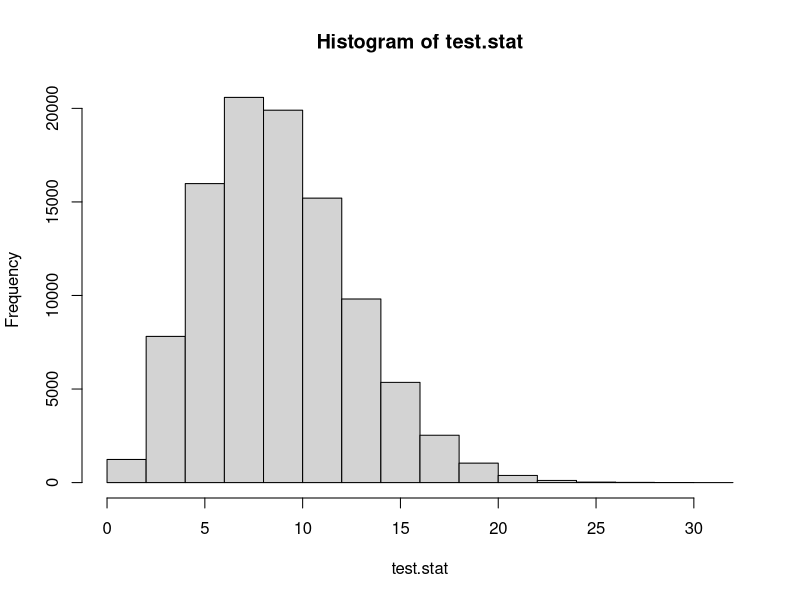
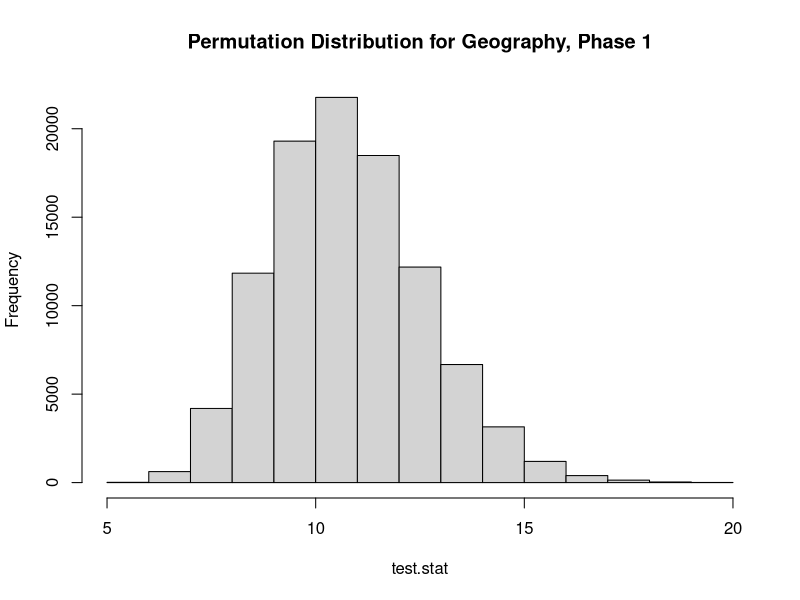
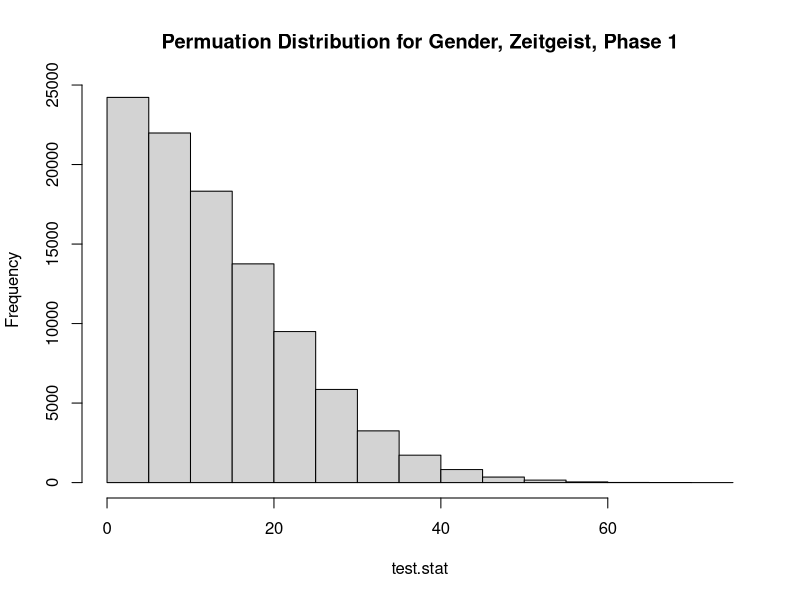
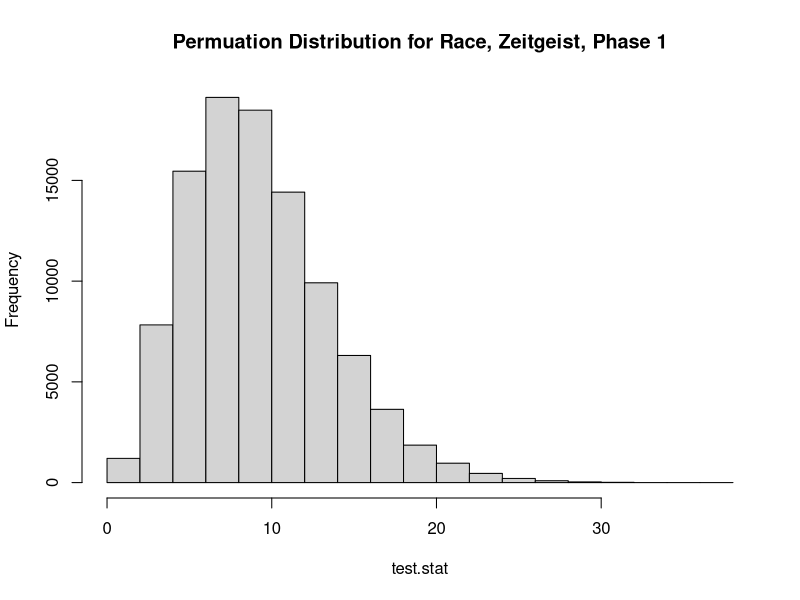

Write R code to recreate these figures, in order. (Note: a time limit stopped this script after it produced the figures.)
## ---- chunk 1
knitr::opts_chunk$set(echo = TRUE, warning = FALSE, message = FALSE)
## ---- chunk 2
# Set seed so experiments can be replicated
set.seed(31)

#########################################################
# CLASS
#########################################################
# Extra row ommitted, 4 "prefer not to answer"
Class.Z <- c(2022, 2022.5, 2023, 2023.5, 2024, 2024.5, 2025, 2025.5, 0)
vals.Z <- c(180, 80, 190, 79, 242, 73, 236, 50, 4)
Class.M <- c(2022,2023,2024,2025)
# Rounded data based on proportions from fall 2021
vals.M <- c(600,690,727,638)
Class.Data.Z <- data.frame(Class = Class.Z,
                         Zeitgeist = vals.Z)
# We assume that the administration combined feb and reg classes
vals.Z2 <- c(180+80, 190+79, 242+73, 236+50)
Class.Data.Raw <- data.frame(Class = Class.M,
                             Zeitgeist = vals.Z2,
                             Middlebury = vals.M)


#########################################################
# GEOGRAPHY
#########################################################
Geography <- c("New England", "Mideast", "Southeast", "Great Lakes", "Plains", 
               "Southwest", "Rocky Mountain", "Far West", 
               "Inernational/Outside the U.S.", "I prefer not to answer")
vals.Z <- c(340, 272, 101, 63, 43, 33, 39, 136, 103, 4)
vals.M <- c(698, 604, 203, 164, 70, 78, 77, 301, 0, 143)
Geography.Data.Raw <- data.frame(Geographic.Location = Geography,
                                 Zeitgeist = vals.Z,
                                 Middlebury = vals.M)


#########################################################
# GENDER
#########################################################
Gender <- c("Cisgender Female", "Cisgender Male", "Non-Binary", 
            "I prefer not to answer", "Transgender Male", "Transgender Female",
            "These options don't define me")
vals.Z <- c(652, 401, 63, 10, 13, 5, 21)
# The data from Middlebury only has binary options for "Women" and "Men"
vals.M <- c(1416, 1240, 0, 0, 0, 0, 0)
Gender.Data.Raw <- data.frame(Gender = Gender,
                              Zeitgeist = vals.Z,
                              Middlebury = vals.M)


#########################################################
# RACE
#########################################################
# This data is tricky, because students had the option to check
# all boxes that applied
Race <- c("White", "Asian", "Hispanic or Latino Origin", 
          "Black or African American", "Middle Eastern or North African", 
          "I prefer not to answer", "American Indian or Alaskan Native",
          "Native Hawaiian or other Pacific Islander", "International", 
          "Two or more races", "Race and/or ethnicity unknown")
vals.Z <- c(911, 173, 96, 57, 17, 13, 8, 5, 0, 0, 0)
# "Middle Eastern or North African" and "I prefer not to answer" are not 
# categories in Middlebury's data
# "International", "Two or more races", and "Race and/or ethnicity unknown" 
# are additional categories in Middlebury data
vals.M <- c(1556, 199, 287, 125, 0, 0, 3, 0, 308, 157, 19)
Race.Data.Raw <- data.frame(Race = Race,
                        Zeitgeist = vals.Z,
                        Middlebury = vals.M)


#########################################################
# MAJORS
#########################################################
Majors.Z <- c("Undeclared", "Environmental Studies", "Economics", 
              "Political Science", "Neuroscience", "Computer Science", 
              "English & American Literatures", "Psychology", 
              "International & Global Studies", 
              "Molecular Biology & Biochemistry", "Biology", "Mathematics",
              "International Politics & Economics", "History", 
              "History of Art & Architecture", "Film & Media Culture",
              "Geography", "Anthropology", "Physics", "Spanish", "Chemistry",
              "Sociology", "Theatre", "Education Studies", "Music",
              "Philosophy", "Chinese", "Geology", "Biochemistry",
              "Independent Scholar", "Studio Art", "I prefer not to answer",
              "Arabic", "Gender, Sexuality, & Feminist Studies", "German",
              "Classics", "Japanese Studies", "Dance", "Russian", "French",
              "Religion", "American Studies", "Comparative Literature",
              "Literary Studies", "Black Studies",
              "History-Science, Medicine, and Technology", "Italian")
vals.Z <- c(162, 125, 113, 70, 68, 88, 60, 58, 50, 38, 35, 48, 44, 35, 33, 
            30, 25, 24, 25, 23, 22, 24, 17, 17, 15, 14, 13, 11, 10, 10, 7, 12, 
            12, 12, 12, 6, 5, 5, 5, 4, 4, 3, 3, 3, 2, 0, 0)
Major.Data.Z <- data.frame(Major = Majors.Z,
                           Zeitgeist = vals.Z)
Majors.M <- c("Dance","Film & Media Culture","Music",
              "Studio Art","Theatre","Classics","History",
              "History-Science, Medicine, and Technology",
              "Philosophy","Religion", "American Studies","Black Studies",
              "Environmental Studies","Gender, Sexuality, & Feminist Studies",
              "Independent Scholar",
              "International Politics & Economics",
              "International & Global Studies","Neuroscience","Arabic",
              "Chinese",
              "French","German","Italian",
              "Japanese Studies","Russian","Spanish","Comparative Literature",
              "English & American Literatures",
              "Literary Studies","Biochemistry","Biology",  
              "Chemistry","Computer Science","Geology","Mathematics",
              "Molecular Biology & Biochemistry","Physics","Economics",
              "Education Studies","Geography",
              "Political Science","Psychology","Anthropology","Sociology",
              "Undeclared", "I prefer not to answer", 
              "History of Art & Architecture")

vals.M <- c(5,43,19,15,21,9,55,0,24,11,8,3,166,13,6,80,75,152,9,
                20,7,8,3,14,7,21,5,93,7,20,86,29,158,29,68,80,46,298,13,34,
                99,118,41,30,923,0,61)
                
Major.Data.M <- data.frame(Major = Majors.M,
                           Middlebury = vals.M)
Major.Data.Raw <- merge(Major.Data.M, Major.Data.Z, all = TRUE)
## ---- chunk 3
library(tidyverse)
library(dplyr)

Class.Data.Phase1 <- Class.Data.Raw

Geography.Data.Phase1 <- Geography.Data.Raw

Gender.Data.Phase1 <- Gender.Data.Raw %>%
  filter(Gender == c("Cisgender Female", "Cisgender Male"))

# For some reason, the filter wasn't filtering the 
# "American Indian or Alaskan Native" category, so I did it manually...
Race.Data.Phase1 <- Race.Data.Raw %>%
  filter(Race == c("White", "Asian", "Hispanic or Latino Origin", 
                   "Black or African American"))
Race.Data.Phase1 <- rbind(Race.Data.Phase1, Race.Data.Raw[7,])

Major.Data.Phase1 <- Major.Data.Raw

# Adjust p-value for multiple tests
alpha <- 0.05
k <- 5 # 5 tests
alpha.star <- 1 - (1-alpha)^(1/k)
## ---- chunk 4
# Number of times that we will simulate samples for our sampling distribution 
N <- 100000
# The population of graduation years provided by the administration
Population <- c(rep("2022", 600), rep("2023", 690),
                rep("2024", 727), rep("2025",638))
pop.size <- length(Population)
# Expected proportions
eprop22 <- 600/pop.size
eprop23 <- 690/pop.size
eprop24 <- 727/pop.size
eprop25 <- 638/pop.size
samp.size <- sum(Class.Data.Phase1$Zeitgeist)
# Expected values for sample of our size
epop22 <- eprop22*samp.size
epop23 <- eprop23*samp.size
epop24 <- eprop24*samp.size
epop25 <- eprop25*samp.size
expected.values <- c(epop22, epop23, epop24, epop25)
# test statistic is MAE
actual.test.stat <- (1/4)*sum(abs(Class.Data.Phase1$Zeitgeist - expected.values))
test.stat <- NULL
# Simulating our sampling distribution
for(i in 1:N){
  # Taking a sample from our population
  samp <- sample(Population, samp.size, replace = FALSE)
  
  samp22 <- sum(samp == "2022")
  samp23 <- sum(samp == "2023")
  samp24 <- sum(samp == "2024")
  samp25 <- sum(samp == "2025")
  
  actual.samp.values <- c(samp22,samp23,samp24,samp25)
  
  # Storing the test statistic for each simulated sample
  test.stat[i] <- (1/4)*sum(abs(actual.samp.values - expected.values))
}
hist(test.stat)
# p-value: probability of finding something more extreme than actual.test.stat
p.value.class <- mean(test.stat >= actual.test.stat)
print(paste0("Alpha-Star: ", alpha.star))
print(paste0("P-Value: ", p.value.class))
## ---- chunk 5
# The population of regions as given by the administration data
Population <- c(rep("New England", 698), rep("Mideast", 604),
                rep("Southeast", 203), rep("Great Lakes",164),
                rep("Plains", 70), rep("Southwest", 78),
                rep("Rocky Mountain",77), rep("Far West", 301))
pop.size <- length(Population)
# Expected proportions
epropNE <- 698/pop.size
epropME <- 604/pop.size
epropSE <- 101/pop.size
epropGL <- 164/pop.size
epropP <- 70/pop.size
epropSW <- 78/pop.size
epropRM <- 77/pop.size
epropFW <- 301/pop.size
samp.size <- sum(Geography.Data.Phase1$Zeitgeist[1:8])
# Expected values in a sample our size
epopNE <- epropNE*samp.size
epopME <- epropME*samp.size
epopSE <- epropSE*samp.size
epopGL <- epropGL*samp.size
epopP <- epropP*samp.size
epopSW <- epropSW*samp.size
epopRM <- epropRM*samp.size
epopFW <- epropFW*samp.size
expected.values <- c(epopNE, epopME, epopSE, epopGL,
                     epopP, epopSW, epopRM, epopFW)
#Don't want last two responses ("International" & "I prefer not to answer")
actual.test.stat <- (1/8)*sum(abs(Geography.Data.Raw$Zeitgeist[1:8] - expected.values))
test.stat <- NULL
# Simulating our sampling distribution
for(i in 1:N){
  samp <- sample(Population, samp.size, replace = FALSE)
  
  sampNE <- sum(samp == "New England")
  sampME <- sum(samp == "Mideast")
  sampSE <- sum(samp == "Southeast")
  sampGL <- sum(samp == "Great Lakes")
  sampP <- sum(samp == "Plains")
  sampSW <- sum(samp == "Southwest")
  sampRM <- sum(samp == "Rocky Mountain")
  sampFW <- sum(samp == "Far West")
  
  actual.samp.values <- c(sampNE, sampME, sampSE, sampGL,
                          sampP, sampSW, sampRM, sampFW)
  
  # Computing the test stat for our sample
  test.stat[i] <- (1/8)*sum(abs(actual.samp.values - expected.values))
}
hist(test.stat, main = "Permutation Distribution for Geography, Phase 1")
# p-value: the probability of observing something rarer than actual.test.stat
p.value.geography <- mean(test.stat >= actual.test.stat)
print(paste0("Alpha-Star: ", alpha.star))
print(paste0("P-Value: ", p.value.geography))
## ---- chunk 6
n <- sum(Gender.Data.Phase1$Zeitgeist)

# Expected number of cisgender females in Zeitgeist sample
expected.prob.f <- (Gender.Data.Phase1$Middlebury[1] /
                    sum(Gender.Data.Phase1$Middlebury))
expected.count.f <- expected.prob.f * n
# Expected number of cisgender males in Zeitgeist sample
expected.prob.m <- (Gender.Data.Phase1$Middlebury[2] /
                    sum(Gender.Data.Phase1$Middlebury))
expected.count.m <- expected.prob.m * n

# Test stat
real.test.stat <- mean(
  c(abs(Gender.Data.Phase1$Zeitgeist[1] - expected.count.f),
    abs(Gender.Data.Phase1$Zeitgeist[2] - expected.count.m)))

test.stat <- NULL
k <- 100000
for (i in c(1:k)) {
  random.data <- sample(c("Cisgender Female", "Cisgender Male"),
                        size = n,
                        replace = TRUE,
                        prob = c(expected.prob.f,expected.prob.m))
  counts <- table(random.data)
  test.stat[i] <- mean(c(abs(counts[["Cisgender Female"]] - expected.count.f), 
                         abs(counts[["Cisgender Male"]] - expected.count.m)))
}
hist(test.stat, main = "Permuation Distribution for Gender, Zeitgeist, Phase 1")
p.value.gender <- sum(real.test.stat < test.stat) / k
print(paste0("Alpha-Star: ", alpha.star))
print(paste0("P-Value: ", p.value.gender))
## ---- chunk 7
# Total Zeitgeist Responses
n <- sum(Race.Data.Phase1$Zeitgeist)

# Expected number of White in Zeitgeist sample
expected.prob.w <- Race.Data.Phase1$Middlebury[1] /
                   sum(Race.Data.Phase1$Middlebury)
expected.count.w <- expected.prob.w * sum(Race.Data.Phase1$Zeitgeist)

# Expected number of Asian in Zeitgeist sample
expected.prob.a <- Race.Data.Phase1$Middlebury[2] /
                   sum(Race.Data.Phase1$Middlebury)
expected.count.a <- expected.prob.a * sum(Race.Data.Phase1$Zeitgeist)

# Expected number of Hispanic or Latino Origin
expected.prob.h <- Race.Data.Phase1$Middlebury[3] /
                   sum(Race.Data.Phase1$Middlebury)
expected.count.h <- expected.prob.h * sum(Race.Data.Phase1$Zeitgeist)

# Expected number of Black or African American
expected.prob.b <- Race.Data.Phase1$Middlebury[4] /
                   sum(Race.Data.Phase1$Middlebury)
expected.count.b <- expected.prob.b * sum(Race.Data.Phase1$Zeitgeist)

# Expected number of American Indian or Alaskan Native
expected.prob.i <- Race.Data.Phase1$Middlebury[5] /
                   sum(Race.Data.Phase1$Middlebury)
expected.count.i <- expected.prob.i * sum(Race.Data.Phase1$Zeitgeist)

# Test stat
real.test.stat = mean(
  c(abs(Race.Data.Phase1$Zeitgeist[1] - expected.count.w),
    abs(Race.Data.Phase1$Zeitgeist[2] - expected.count.a),
    abs(Race.Data.Phase1$Zeitgeist[3] - expected.count.h),
    abs(Race.Data.Phase1$Zeitgeist[4] - expected.count.b),
    abs(Race.Data.Phase1$Zeitgeist[5] - expected.count.i)))

test.stat = NULL
k <- 100000
for (i in c(1:k)) {
  random.data <- sample(c("White", "Asian", "Hispanic or Latino Origin", 
                          "Black or African American", 
                          "American Indian or Alaskan Native"),
                        size = n,
                        replace = TRUE,
                        prob = c(expected.prob.w,expected.prob.a,
                                 expected.prob.h,expected.prob.b,
                                 expected.prob.i))
  counts <- table(random.data)
  sum <- c(abs(counts[["White"]] - expected.count.w), 
           abs(counts[["Asian"]] - expected.count.a),
           abs(counts[["Hispanic or Latino Origin"]] - expected.count.h),
           abs(counts[["Black or African American"]] - expected.count.b))
  if (length(counts) == 5) {
    rbind(sum, abs(counts[["American Indian or Alaskan Native"]]
               - expected.count.i))
  }
  
  test.stat[i] <- mean(sum)
  
}
hist(test.stat, main = "Permuation Distribution for Race, Zeitgeist, Phase 1")
p.value.race = sum(real.test.stat < test.stat) / k
print(paste0("Alpha-Star: ", alpha.star))
print(paste0("P-Value: ", p.value.race))
## ---- chunk 8
n <- sum(Major.Data.Phase1$Zeitgeist)
expected.prob.majors <- NULL
expected.count.majors <- NULL

# Calculate probability using loop bc no way I'm doing it by hand
for (i in c(1:length(Majors.M))) {
  expected.prob.majors[i] <- Major.Data.Phase1$Middlebury[i] / sum(Major.Data.Phase1$Middlebury)
  expected.count.majors[i] <- expected.prob.majors[i] * n
}

# Test stat
real.test.stat <- mean(abs(Major.Data.Phase1$Zeitgeist - expected.count.majors))

# For merging with the random sample, remove I prefer not to answer
merge.frame <- data.frame(expected.count.majors,
                          random.data = Major.Data.Phase1$Major)[-26, ]

test.stat <- NULL
k <- 100000
for (i in c(1:k)) {
  random.data <- sample(Major.Data.Phase1$Major,
                        size = n,
                        replace = TRUE,
                        prob = expected.prob.majors)
  counts <- table(random.data)
  df <- merge(data.frame(counts), merge.frame, all = FALSE)
  test.stat[i] <- mean(c(abs(df$Freq - df$expected.count.majors)))
  
}

hist(test.stat, main = "Permuation Distribution for Major, Zeitgeist, Phase 1")
p.value.race <- sum(real.test.stat < test.stat) / k
print(paste0("Alpha-Star: ", alpha.star))
print(paste0("P-Value: ", p.value.race))
## ---- chunk 9
library(tidyverse)
library(dplyr)

# Phase 2 testing, we randomly distribute all Zeitgeist respondents who
# selected gender-identities other than CGF and CGM between these options
Gender.Data.Phase2 <- Gender.Data.Raw %>%
  filter(Gender == c("Cisgender Female", "Cisgender Male"))
non.CG.count <- sum((Gender.Data.Raw %>% 
  filter(Gender != c("Cisgender Female", "Cisgender Male")))$Zeitgeist)
CGF.artificial.sample <- sum(sample(c(0,1), non.CG.count, replace = TRUE))
CGM.artificial.sample <- non.CG.count - CGF.artificial.sample
Gender.Data.Phase2$Zeitgeist[1] <- Gender.Data.Phase2$Zeitgeist[1] + 
  CGF.artificial.sample
Gender.Data.Phase2$Zeitgeist[2] <- Gender.Data.Phase2$Zeitgeist[2] + 
  CGM.artificial.sample

# We aren't adjusting the Zeitgeist data for phase 2 of race testing,
# we're adjusting the Middlebury Admin distribution as described in Methods
Race.Data.Phase2 <- Race.Data.Phase1
Admin.Distribution.Phase2 <- Race.Data.Raw %>% filter(
  Race == c("White", "Asian", "Hispanic or Latino Origin", 
            "Black or African American"))
two.or.more <- Race.Data.Raw$Middlebury[10]
two.race.samples <- NULL
for (i in c(1:two.or.more)) {
  two.race.samples <- append(two.race.samples, 
                             sample(c("White", "Asian", "Hispanic or Latino Origin", 
                                      "Black or African American", 
                                      "American Indian or Alaskan Native"),
                                    size = 2,
                                    replace = FALSE,
                                    prob = c(expected.prob.w,expected.prob.a,
                                             expected.prob.h,expected.prob.b,
                                             expected.prob.i)))
}
counts <- data.frame(table(two.race.samples))
colnames(counts) [1] <- "Race"
Admin.Distribution.Phase2 <- merge(counts, Admin.Distribution.Phase2)
Admin.Distribution.Phase2 <- Admin.Distribution.Phase2 %>%
                             mutate(Middlebury = Freq + Middlebury) %>%
                             select(-Freq)

# Just voiding undeclared
Major.Data.Phase2 <- Major.Data.Phase1[-47,]
## ---- chunk 10
# 1 is Cisgender Female, 0 is Cisgender Male
n <- sum(Gender.Data.Phase2$Zeitgeist)

# Expected number of cisgender females in Zeitgeist sample
expected.prob.f <- (Gender.Data.Phase2$Middlebury[1] /
                    sum(Gender.Data.Phase2$Middlebury))
expected.count.f <- expected.prob.f * sum(Gender.Data.Phase2$Zeitgeist)
# Expected number of cisgender males in Zeitgeist sample
expected.prob.m <- (Gender.Data.Phase2$Middlebury[2] /
                    sum(Gender.Data.Phase2$Middlebury))
expected.count.m <- expected.prob.m * sum(Gender.Data.Phase2$Zeitgeist)

# Test stat
real.test.stat <- mean(
  c(abs(Gender.Data.Phase2$Zeitgeist[1] - expected.count.f),
    abs(Gender.Data.Phase2$Zeitgeist[2] - expected.count.m)))

test.stat <- NULL
k <- 100000
for (i in c(1:k)) {
  random.data <- sample(c("Cisgender Female", "Cisgender Male"),
                        size = n,
                        replace = TRUE,
                        prob = c(expected.prob.f,expected.prob.m))
  counts <- table(random.data)
  test.stat[i] <- mean(c(abs(counts[["Cisgender Female"]] - expected.count.f), 
                         abs(counts[["Cisgender Male"]] - expected.count.m)))
}
hist(test.stat, main = "Permuation Distribution for Gender, Zeitgeist, Phase 2")
p.value.gender <- sum(real.test.stat < test.stat) / k
print(paste0("Alpha-Star: ", alpha.star))
print(paste0("P-Value: ", p.value.gender))
## ---- chunk 11
# Total Zeitgeist Responses
n <- sum(Race.Data.Phase2$Zeitgeist)

# Expected number of White in Zeitgeist sample
expected.prob.w <- Race.Data.Phase2$Middlebury[1] /
                   sum(Race.Data.Phase2$Middlebury)
expected.count.w <- expected.prob.w * sum(Race.Data.Phase2$Zeitgeist)

# Expected number of Asian in Zeitgeist sample
expected.prob.a <- Race.Data.Phase2$Middlebury[2] /
                   sum(Race.Data.Phase2$Middlebury)
expected.count.a <- expected.prob.a * sum(Race.Data.Phase2$Zeitgeist)

# Expected number of Hispanic or Latino Origin
expected.prob.h <- Race.Data.Phase2$Middlebury[3] /
                   sum(Race.Data.Phase2$Middlebury)
expected.count.h <- expected.prob.h * sum(Race.Data.Phase2$Zeitgeist)

# Expected number of Black or African American
expected.prob.b <- Race.Data.Phase2$Middlebury[4] /
                   sum(Race.Data.Phase2$Middlebury)
expected.count.b <- expected.prob.b * sum(Race.Data.Phase2$Zeitgeist)

# Expected number of American Indian or Alaskan Native
expected.prob.i <- Race.Data.Phase2$Middlebury[5] /
                   sum(Race.Data.Phase2$Middlebury)
expected.count.i <- expected.prob.i * sum(Race.Data.Phase2$Zeitgeist)

# Test stat
real.test.stat = mean(
  c(abs(Race.Data.Phase2$Zeitgeist[1] - expected.count.w),
    abs(Race.Data.Phase2$Zeitgeist[2] - expected.count.a),
    abs(Race.Data.Phase2$Zeitgeist[3] - expected.count.h),
    abs(Race.Data.Phase2$Zeitgeist[4] - expected.count.b),
    abs(Race.Data.Phase2$Zeitgeist[5] - expected.count.i)))

test.stat = NULL
k <- 100000
for (i in c(1:k)) {
  random.data <- sample(c("White", "Asian", "Hispanic or Latino Origin", 
                          "Black or African American", 
                          "American Indian or Alaskan Native"),
                        size = n,
                        replace = TRUE,
                        prob = c(expected.prob.w,expected.prob.a,
                                 expected.prob.h,expected.prob.b,
                                 expected.prob.i))
  counts <- table(random.data)
  sum <- c(abs(counts[["White"]] - expected.count.w), 
           abs(counts[["Asian"]] - expected.count.a),
           abs(counts[["Hispanic or Latino Origin"]] - expected.count.h),
           abs(counts[["Black or African American"]] - expected.count.b))
  if (length(counts) == 5) {
    rbind(sum, abs(counts[["American Indian or Alaskan Native"]]
               - expected.count.i))
  }
  
  test.stat[i] <- mean(sum)
  
}
hist(test.stat, main = "Permuation Distribution for Race, Zeitgeist, Phase 2")
p.value.race = sum(real.test.stat < test.stat) / k
print(paste0("Alpha-Star: ", alpha.star))
print(paste0("P-Value: ", p.value.race))
## ---- chunk 12
n <- sum(Major.Data.Phase2$Zeitgeist)
expected.prob.majors <- NULL
expected.count.majors <- NULL

# Calculate probability using loop bc no way I'm doing it by hand
for (i in c(1:length(Major.Data.Phase2$Major))) {
  expected.prob.majors[i] <- Major.Data.Phase2$Middlebury[i] / 
    sum(Major.Data.Phase2$Middlebury)
  expected.count.majors[i] <- expected.prob.majors[i] * n
}

# Test stat
real.test.stat <- mean(abs(Major.Data.Phase2$Zeitgeist - expected.count.majors))

# For merging with the random sample, remove I prefer not to answer
merge.frame <- data.frame(expected.count.majors,
                          random.data = Major.Data.Phase2$Major)[-26, ]

test.stat <- NULL
k <- 100000
for (i in c(1:k)) {
  random.data <- sample(Major.Data.Phase2$Major,
                        size = n,
                        replace = TRUE,
                        prob = expected.prob.majors)
  counts <- table(random.data)
  df <- merge(data.frame(counts), merge.frame, all = FALSE)
  test.stat[i] <- mean(c(abs(df$Freq - df$expected.count.majors)))
  
}

hist(test.stat, main = "Permuation Distribution for Major, Zeitgeist")
p.value.race <- sum(real.test.stat < test.stat) / k
print(paste0("Alpha-Star: ", alpha.star))
print(paste0("P-Value: ", p.value.race))
## ---- chunk 13
library(ggplot2)

###############################################################################
# Gender Plots
# 1 is Cisgender Female, 0 is Cisgender Male
n <- sum(Gender.Data.Phase2$Zeitgeist)

# Expected number of cisgender females in Zeitgeist sample
expected.prob.f <- (Gender.Data.Phase2$Middlebury[1] /
                    sum(Gender.Data.Phase2$Middlebury))
expected.count.f <- expected.prob.f * n
# Expected number of cisgender males in Zeitgeist sample
expected.prob.m <- (Gender.Data.Phase2$Middlebury[2] /
                    sum(Gender.Data.Phase2$Middlebury))
expected.count.m <- expected.prob.m * n

expected.count.genders <- c(expected.count.f,
                          expected.count.m)
observed.count.genders <- Gender.Data.Phase2$Zeitgeist
gender.plot.data1 <- data.frame(gender = c("CGF", "CGM", "CGF", "CGM"),
                                count = c(observed.count.genders, expected.count.genders),
                                source = c(rep("Zeitgeist", 2), rep("Expected", 2)))
gender.plot.data2 <- data.frame(gender = c("CGF", "CGM"),
                                diff = observed.count.genders - expected.count.genders)

ggplot(gender.plot.data1, aes(fill=source, y=count, x=gender)) + 
  geom_bar(position="dodge", stat="identity") +
  theme(axis.text.x = element_text(angle = 90, vjust = 0.5, hjust=1))
ggplot(gender.plot.data2, aes(fill = gender, x = gender, y = diff)) +
  geom_col(position = "identity") + 
  theme(axis.text.x = element_text(angle = 90, vjust = 0.5, hjust=1))

###############################################################################
# Race plots

# Total Zeitgeist Responses
n <- sum(Race.Data.Phase2$Zeitgeist)

# Expected number of White in Zeitgeist sample
expected.prob.w <- Race.Data.Phase2$Middlebury[1] /
                   sum(Race.Data.Phase2$Middlebury)
expected.count.w <- expected.prob.w * sum(Race.Data.Phase2$Zeitgeist)

# Expected number of Asian in Zeitgeist sample
expected.prob.a <- Race.Data.Phase2$Middlebury[2] /
                   sum(Race.Data.Phase2$Middlebury)
expected.count.a <- expected.prob.a * sum(Race.Data.Phase2$Zeitgeist)

# Expected number of Hispanic or Latino Origin
expected.prob.h <- Race.Data.Phase2$Middlebury[3] /
                   sum(Race.Data.Phase2$Middlebury)
expected.count.h <- expected.prob.h * sum(Race.Data.Phase2$Zeitgeist)

# Expected number of Black or African American
expected.prob.b <- Race.Data.Phase2$Middlebury[4] /
                   sum(Race.Data.Phase2$Middlebury)
expected.count.b <- expected.prob.b * sum(Race.Data.Phase2$Zeitgeist)

# Expected number of American Indian or Alaskan Native
expected.prob.i <- Race.Data.Phase2$Middlebury[5] /
                   sum(Race.Data.Phase2$Middlebury)
expected.count.i <- expected.prob.i * sum(Race.Data.Phase2$Zeitgeist)

expected.count.races <- c(expected.count.w,
                          expected.count.a,
                          expected.count.h,
                          expected.count.b,
                          expected.count.i)
observed.count.races <- Race.Data.Phase2$Zeitgeist
race.plot.data1 <- data.frame(race = Race.Data.Phase2$Race,
                              count = c(observed.count.races, expected.count.races),
                              source = c(rep("Zeitgeist", 5), rep("Expected", 5)))
race.plot.data2 <- data.frame(race = Race.Data.Phase2$Race,
                             diff = observed.count.races - expected.count.races)

race.plot.data1$race[3] <- "H or L"
race.plot.data1$race[4] <- "Black"
race.plot.data1$race[5] <- "AI or AN"
race.plot.data1$race[8] <- "H or L"
race.plot.data1$race[9] <- "Black"
race.plot.data1$race[10] <- "AI or AN"

race.plot.data2$race[3] <- "H or L"
race.plot.data2$race[4] <- "Black"
race.plot.data2$race[5] <- "AI or AN"

ggplot(race.plot.data1, aes(fill=source, y=count, x=race)) + 
  geom_bar(position="dodge", stat="identity") +
  theme(axis.text.x = element_text(angle = 90, vjust = 0.5, hjust=1))
ggplot(race.plot.data2, aes(fill = race, x = race, y = diff)) +
  geom_col(position = "identity") + 
  theme(axis.text.x = element_text(angle = 90, vjust = 0.5, hjust=1))




###############################################################################
# Major plots
n <- sum(Major.Data.Phase2$Zeitgeist)
expected.prob.majors <- NULL
expected.count.majors <- NULL

# Calculate probability using loop bc no way I'm doing it by hand
for (i in c(1:length(Major.Data.Phase2$Major))) {
  expected.prob.majors[i] <- Major.Data.Phase2$Middlebury[i] / 
    sum(Major.Data.Phase2$Middlebury)
  expected.count.majors[i] <- expected.prob.majors[i] * n
}


all.plot.data <- data.frame(expected = expected.count.majors,
                            observed = Major.Data.Phase2$Zeitgeist,
                            major = Major.Data.Phase2$Major)[-26, ] %>%
  mutate(diff = observed - expected)
plot.data.reduced <- all.plot.data[order(abs(all.plot.data$diff),
                                   decreasing = TRUE),][c(1:10),]
plot1.data <- data.frame(count = c(
                                   plot.data.reduced$observed,
                                   plot.data.reduced$expected),
                        source = c(
                                   rep("Zeigeist", length(plot.data.reduced$observed)),
                                   rep("Expected", length(plot.data.reduced$expected))),
                        major = c(rep(plot.data.reduced, 2))) %>%
  select(count, source, major.major, major.diff.1)
colnames(plot1.data)[c(3,4)] <- c("major", "diff")
plot2.data <- plot.data.reduced %>%
  select(major, diff)

plot1.data$major[9] <- "MBB"
plot1.data$major[19] <- "MBB"
plot2.data$major[9] <- "MBB"
ggplot(plot1.data, aes(fill=source, y=count, x=major)) + 
  geom_bar(position="dodge", stat="identity") +
  theme(axis.text.x = element_text(angle = 90, vjust = 0.5, hjust=1))
ggplot(plot2.data, aes(fill = major, x = major, y = diff)) +
  geom_col(position = "identity") + 
  theme(axis.text.x = element_text(angle = 90, vjust = 0.5, hjust=1))
